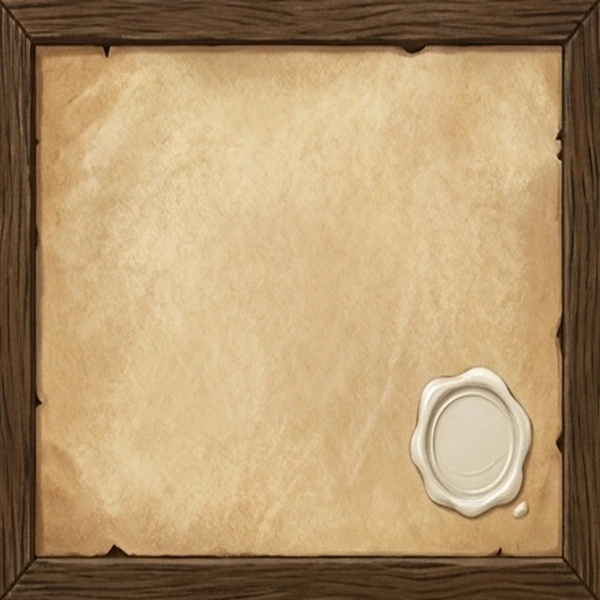
#> input picture PocketPartyStudio/app/src/main/assets/assets/studio/boards/candle.webp, 600 x 600 px, given in place of boards-1.jpg, which was not available
$ python process-art.py
#> lines starting #> are read from the running program, lines starting #| are printed output that depends on the picture; pictures that were not available may be replaced by others from this repository, and a replacement may not be noted
from pathlib import Path
from PIL import Image,ImageEnhance,ImageFilter
import numpy as np,cv2,re,shutil,json
p=Path(__file__).parent;out=p/'app/src/main/assets/assets/studio';raw=p/'asset-source/studio'
ids=['skyhook','fossil','elevator','wobble','unravel','kite','gravity','tumble','moss','choir','potion','mole','tailor','sea','golem','suitcase','tongue','room','ghost','spaghetti','planet','candle','octopus','sunshine','gift','tide','orchard','heat','parcel','echo']
bg=['d885c2e9-415a-4a15-a033-1263d2ac6886','e24f97eb-2f4e-45a4-91e0-16b3c2d1aa4b','be14be01-41f6-4ca1-a577-ce58d30b756f','c990aa50-3d09-403d-8dbd-d3e783dc49d3','2114650a-1206-4f1f-af92-73610626a052']
sp=['9eb694a8-f77f-4918-a2af-d3318755bf39','09432ec5-1362-43fe-a35c-b01cbf622088','19f1d20a-b042-4a6d-aada-1b9307a8cf95','a5eb78d8-0a63-4007-ad82-5375f9d9fe9a','ac238014-cd48-4864-b547-c47af4f9064a']
def cell(im,k,ncol=3,nrow=2):
 w,h=im.size;return im.crop((int(k%ncol*w/ncol)+6,int(k//ncol*h/nrow)+6,int((k%ncol+1)*w/ncol)-6,int((k//ncol+1)*h/nrow)-6))
def isolate(im):
 ar=np.array(im.convert('RGB'));mask=(ar.min(2)<=232).astype('uint8')
 n,labels,st,_=cv2.connectedComponentsWithStats(mask,8)
 best=1+np.argmax(st[1:,cv2.CC_STAT_AREA]);alpha=(labels==best).astype('uint8')*255
 contours,_=cv2.findContours(alpha,cv2.RETR_EXTERNAL,cv2.CHAIN_APPROX_SIMPLE);cv2.drawContours(alpha,contours,-1,255,cv2.FILLED)
 im=Image.fromarray(np.dstack([ar,alpha]));im=im.crop(im.getbbox());im=im.resize((round(im.width*450/max(im.size)),round(im.height*450/max(im.size))),Image.Resampling.LANCZOS);result=Image.new('RGBA',(512,512));result.alpha_composite(im,((512-im.width)//2,(512-im.height)//2));return result
for group,uuid in enumerate(bg):
 im=Image.open(raw/f'boards-{group+1}.jpg')
#> im is the input picture: PIL image 600x600 RGB; mean R, G, B 177.4, 148.7, 109.3
 for j in range(6):cell(im,j).resize((600,600),Image.Resampling.LANCZOS).save(out/'boards'/f'{ids[group*6+j]}.webp',quality=92)
#> this loop made 6 passes
#> pass 1, `for j in range(6):cell(im,j).resize((600,600),Image.Resampling.LANCZOS..`:
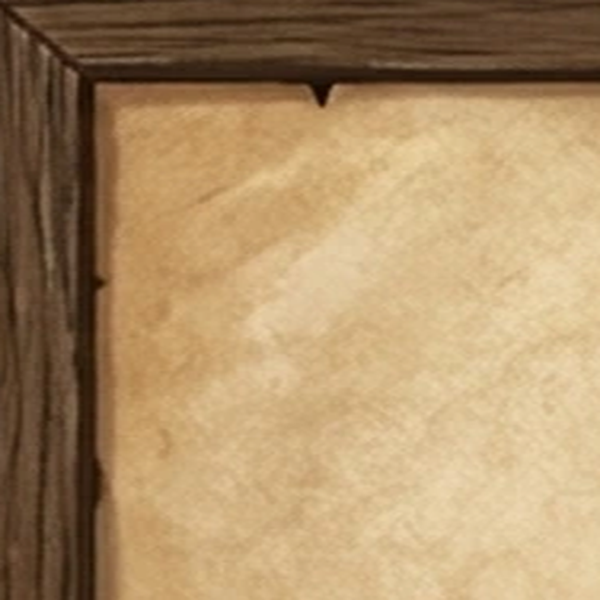
#> saved as skyhook.webp: PIL image 600x600 RGB; mean R, G, B 173.2, 143.6, 104.2
#> pass 2, `for j in range(6):cell(im,j).resize((600,600),Image.Resampling.LANCZOS..`:
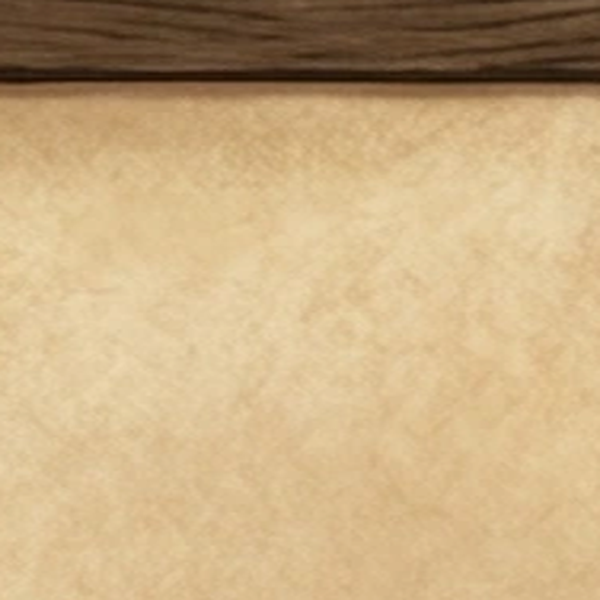
#> saved as fossil.webp: PIL image 600x600 RGB; mean R, G, B 200, 172.4, 130.3
#> pass 2 of the loop `for group,uuid in enumerate(bg):`:
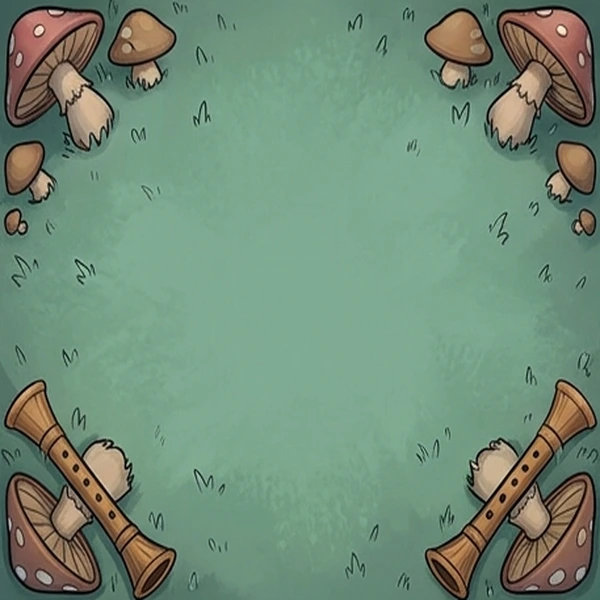
#> input picture PocketPartyStudio/app/src/main/assets/assets/studio/boards/choir.webp, 600 x 600 px, given in place of boards-2.jpg, which was not available
#> im is the input picture: PIL image 600x600 RGB; mean R, G, B 113.7, 140.6, 119.5
#> the loop `for j in range(6):cell(im,j).resize((600,600),Image.Resampling.LANCZOS..` made 6 passes
#> pass 1, `for j in range(6):cell(im,j).resize((600,600),Image.Resampling.LANCZOS..`:
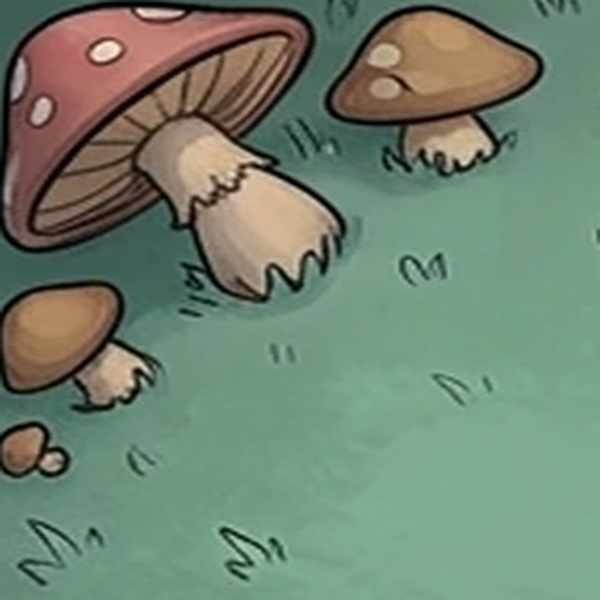
#> saved as gravity.webp: PIL image 600x600 RGB; mean R, G, B 113.2, 131.7, 112.9
#> pass 2, `for j in range(6):cell(im,j).resize((600,600),Image.Resampling.LANCZOS..`:
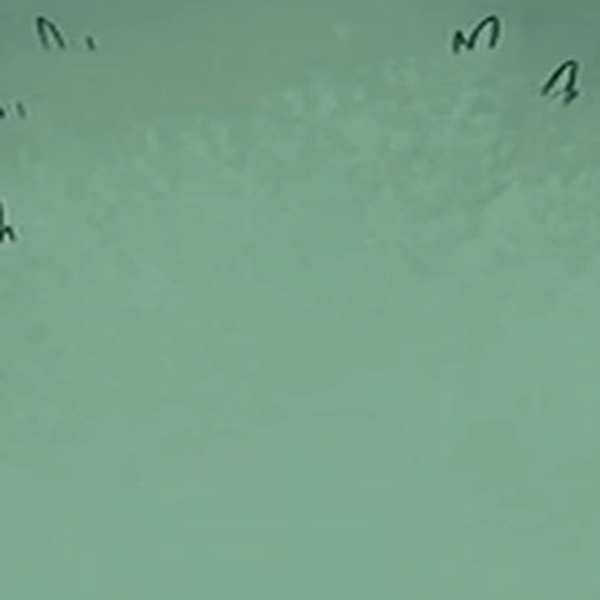
#> saved as tumble.webp: PIL image 600x600 RGB; mean R, G, B 120.1, 163.3, 139
#> (the run stopped early here; a loop or call above may not have finished)
